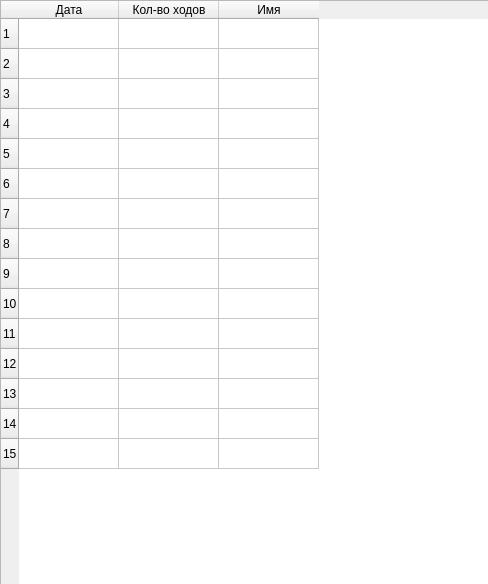
<?xml version="1.0" encoding="UTF-8"?>
<ui version="4.0">
 <class>Records</class>
 <widget class="QWidget" name="Records">
  <property name="geometry">
   <rect>
    <x>0</x>
    <y>0</y>
    <width>488</width>
    <height>584</height>
   </rect>
  </property>
  <property name="windowTitle">
   <string>Таблица рекордов</string>
  </property>
  <widget class="QTableWidget" name="tableWidget">
   <property name="geometry">
    <rect>
     <x>0</x>
     <y>0</y>
     <width>491</width>
     <height>591</height>
    </rect>
   </property>
   <property name="minimumSize">
    <size>
     <width>321</width>
     <height>0</height>
    </size>
   </property>
   <property name="maximumSize">
    <size>
     <width>491</width>
     <height>16777215</height>
    </size>
   </property>
   <property name="rowCount">
    <number>15</number>
   </property>
   <row/>
   <row/>
   <row/>
   <row/>
   <row/>
   <row/>
   <row/>
   <row/>
   <row/>
   <row/>
   <row/>
   <row/>
   <row/>
   <row/>
   <row/>
   <column>
    <property name="text">
     <string>Дата</string>
    </property>
   </column>
   <column>
    <property name="text">
     <string>Кол-во ходов</string>
    </property>
   </column>
   <column>
    <property name="text">
     <string>Имя</string>
    </property>
   </column>
  </widget>
 </widget>
 <resources/>
 <connections/>
</ui>
